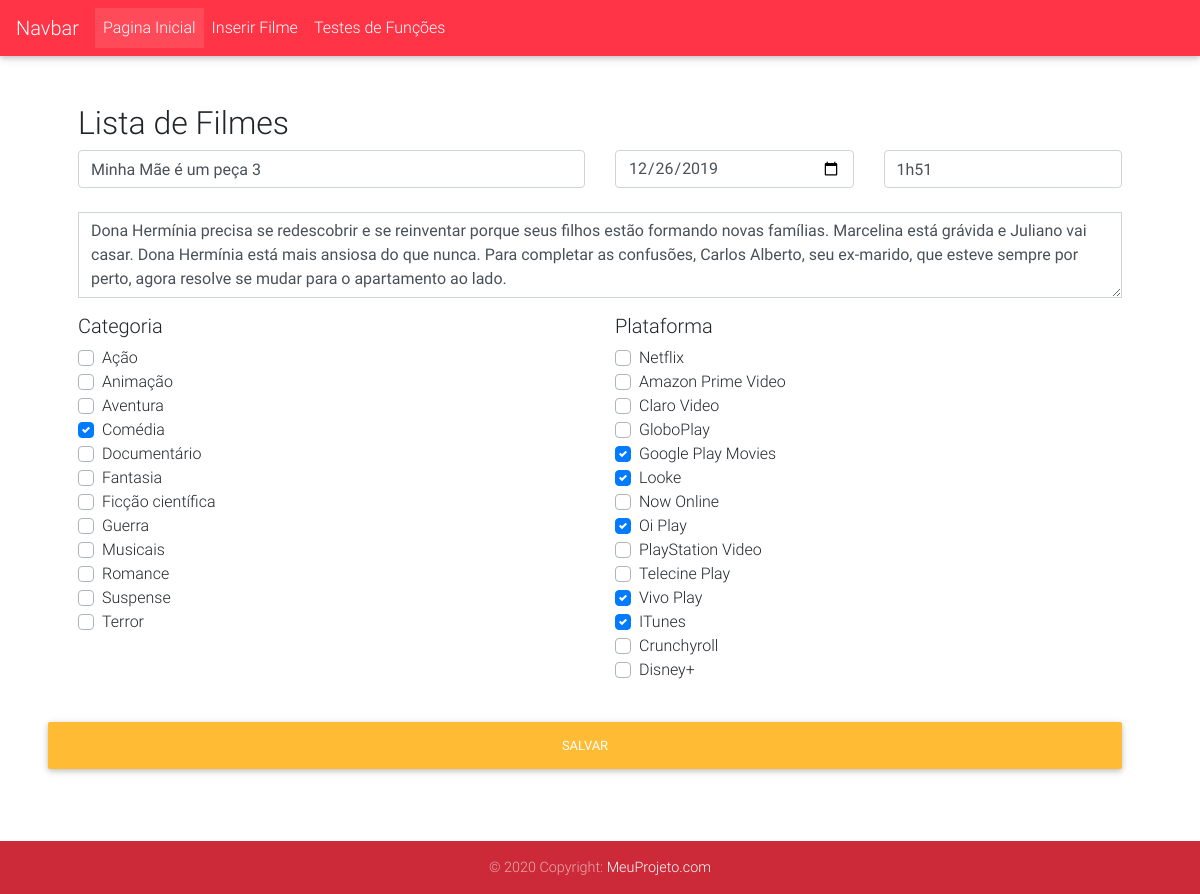
The app's page /Home/insere_filme/10 with its own data.
### tables this page shows
CREATE TABLE `filme` (
  `id` int(11) NOT NULL,
  `titulo` varchar(150) NOT NULL,
  `ano_lancamento` date NOT NULL,
  `duracao` varchar(50) NOT NULL,
  `sinopse` longtext NOT NULL
);

CREATE TABLE `categoria_filme` (
  `id` int(11) NOT NULL,
  `id_filme` int(11) NOT NULL,
  `categoria` int(11) NOT NULL
);

CREATE TABLE `plataforma_filme` (
  `id` int(11) NOT NULL,
  `id_filme` int(11) NOT NULL,
  `plataforma` int(11) NOT NULL
);

### application/controllers/Home.php (called while the page is built, shortened)
<?php
class Home extends CI_Controller{
    function __construct()
    {
        $this->load->model("Home_Model", "m_home");
    }
    public function insere_filme($id = null)
    {
        $data["erro"] = $this->m_home->insere_filme();
        if($id != null)
            $data["filme"] = $this->m_home->get_filmes($id)[0];
        $data["categoria"] = $this->m_home->get_categoria();
        $data["plataforma"] = $this->m_home->get_plataformas();
        $this->load->view("template/header", $data, false);
        $this->load->view("home/form_insere", $data, false);
        $this->load->view("template/footer", $data, false);
    }
}

### index.php (called while the page is built, shortened)
<?php
require_once BASEPATH.'core/CodeIgniter.php';

### application/models/Home_model.php (called while the page is built, shortened)
<?php
class Home_Model extends CI_Model{
    public function get_filmes($id = null)
    {
        if($id != null)
            $this->db->where("id = $id");
        $query = $this->db->get("filme")->result();
        if($query)
        {
            foreach($query as $item)
            {
                $item->categoria = $this->db->get_where("categoria_filme", "id_filme = $item->id")->result();
                $item->plataforma = $this->db->get_where("plataforma_filme", "id_filme = $item->id")->result();
            }
        }
        else
        {
            return array();
        }
        return $query;
    }
    public function get_categoria($id = null)
    {
        $categoria = array();
        $categoria[] = array("id"=> 1, "nome" => "Ação");
        $categoria[] = array("id"=> 2, "nome" => "Animação");
        $categoria[] = array("id"=> 3, "nome" => "Aventura");
        $categoria[] = array("id"=> 4, "nome" => "Comédia");
        $categoria[] = array("id"=> 5, "nome" => "Documentário");
        $categoria[] = array("id"=> 6, "nome" => "Fantasia");
        $categoria[] = array("id"=> 7, "nome" => "Ficção científica");
        $categoria[] = array("id"=> 8, "nome" => "Guerra");
        $categoria[] = array("id"=> 9, "nome" => "Musicais");
        $categoria[] = array("id"=> 10, "nome" => "Romance");
        $categoria[] = array("id"=> 11, "nome" => "Suspense");
        $categoria[] = array("id"=> 12, "nome" => "Terror");
        if($id != null)
        {
            return $categoria[$id-1];
        }
        return $categoria;
    }
    public function get_plataformas($id = null)
    {
        $plataforma = array();
        $plataforma[] = array("id"=> 1, "nome" => "Netflix");
        $plataforma[] = array("id"=> 2, "nome" => "Amazon Prime Video");
        $plataforma[] = array("id"=> 3, "nome" => "Claro Video");
        $plataforma[] = array("id"=> 4, "nome" => "GloboPlay");
        $plataforma[] = array("id"=> 5, "nome" => "Google Play Movies");
        $plataforma[] = array("id"=> 6, "nome" => "Looke");
        $plataforma[] = array("id"=> 7, "nome" => "Now Online");
        $plataforma[] = array("id"=> 8, "nome" => "Oi Play");
        $plataforma[] = array("id"=> 9, "nome" => "PlayStation Video");
        $plataforma[] = array("id"=> 10, "nome" => "Telecine Play");
        $plataforma[] = array("id"=> 11, "nome" => "Vivo Play");
        $plataforma[] = array("id"=> 12, "nome" => "ITunes");
        $plataforma[] = array("id"=> 13, "nome" => "Crunchyroll");
        $plataforma[] = array("id"=> 14, "nome" => "Disney+");
        if($id != null)
        {
            return $plataforma[$id-1];
        }
        return $plataforma;
    }
    public function insere_filme()
    {
        if(sizeof($_POST) == 0) return;
        $rst = (object)array("result" => false, "msg" => "", "tipo" => 0);
        $data = (object)$this->input->post();
        $this->db->set("titulo", $data->titulo);
        $this->db->set("ano_lancamento", $data->ano_lancamento);
        $this->db->set("duracao", $data->duracao);
        $this->db->set("sinopse", $data->sinopse);
        return $rst;
    }
}

### application/views/home/form_insere.php (the view, shortened to what this page needs)
<div class="container p-5">
    <h2>Lista de Filmes</h2>
    <form method="post" action="#">
        <div class="row">
            <div class="col-md-6 col-sm-6 col-xs-12">
                <input type="text" id="titulo" name="titulo" value="<?= isset($filme) ? $filme->titulo : "" ?>" class="form-control mb-4" placeholder="Titulo">
            </div>
            <div class="col-md-3 col-sm-3 col-xs-12">
                <input type="date" id="ano_lancamento" value="<?= isset($filme) ? $filme->ano_lancamento : "" ?>" name="ano_lancamento" class="form-control mb-4" placeholder="Data de Lançamento">
            </div>
            <div class="col-md-3 col-sm-3 col-xs-12">
                <input type="text" id="duracao" value="<?= isset($filme) ? $filme->duracao : "" ?>" name="duracao" class="form-control mb-4" placeholder="Duração do Filme">
            </div>
            <div class="col-md-12 col-sm-12 col-xs-12">
                <textarea class="form-control rounded-0" id="sinopse" rows="3" name="sinopse" placeholder="Sinopse"><?= isset($filme) ? $filme->sinopse : ""  ?></textarea>
            </div>
        </div>
        <div class="row mt-3">
            <div class="col-md-6 col-sm-6 col-xs-12">
                <h5>Categoria</h5>
                <?php foreach($categoria as $item): ?>
                    <?php if(isset($filme)): ?>
                        <?php foreach($filme->categoria as $value): ?>
                            <?php $item["verif"] = 0; ?>
                            <?php if($value->categoria == $item["id"]): ?>
                                <?php $item["verif"] = 1; ?>
                                <div class="custom-control custom-checkbox">
                                    <label class="custom-control-label" for="categoria<?= $item["id"] ?>"><?= $item["nome"] ?></label>
                                </div>
                                <?php break; ?>
                            <?php endif; ?>
                        <?php endforeach; ?>
                        <?php if($item["verif"] == 0): ?>
                            <div class="custom-control custom-checkbox">
                                <label class="custom-control-label" for="categoria<?= $item["id"] ?>"><?= $item["nome"] ?></label>
                            </div>
                        <?php endif; ?>
                    <?php endif; ?>
                <?php endforeach; ?>
            </div>
            <div class="col-md-6 col-sm-6 col-xs-12">
                <h5>Plataforma</h5>
                <?php foreach($plataforma as $item): ?>
                    <?php if(isset($filme)): ?>
                        <?php foreach($filme->plataforma as $value): ?>
                            <?php $item["verif"] = 0; ?>
                            <?php if($value->plataforma == $item["id"]): ?>
                                <?php $item["verif"] = 1; ?>
                                <div class="custom-control custom-checkbox">
                                    <label class="custom-control-label" for="plataforma<?= $item["id"] ?>"><?= $item["nome"] ?></label>
                                </div>
                                <?php break; ?>
                            <?php endif; ?>
                        <?php endforeach; ?>
                        <?php if($item["verif"] == 0): ?>
                            <div class="custom-control custom-checkbox">
                                <label class="custom-control-label" for="plataforma<?= $item["id"] ?>"><?= $item["nome"] ?></label>
                            </div>
                        <?php endif; ?>
                    <?php endif; ?>
                <?php endforeach; ?>
            </div>
        </div>
        <div class="row mt-3">
            <button class="btn btn-warning btn-block my-4" type="submit">Salvar</button>
        </div>
    </form>
</div>

### records on screen
filme: titulo "Minha Mãe é um peça 3", ano_lancamento "12/26/2019", duracao "1h51", sinopse "Dona Hermínia precisa se redescobrir e se reinventar porque seus filhos estão formando novas famílias. Marcelina está grávida e Juliano vai casar. Dona Hermínia está mais ansiosa do que nunca. Para completar as confusões, Carlos Alberto, seu ex-marido, que esteve sempre por perto, agora resolve se mudar para o apartamento ao lado."
categoria_filme: nome "Comédia"
plataforma_filme: nome "Google Play Movies"
plataforma_filme: nome "Looke"
plataforma_filme: nome "Oi Play"
plataforma_filme: nome "Vivo Play"
plataforma_filme: nome "ITunes"

### other values on screen
$item["nome"] "Ação"
$item["nome"] "Animação"
$item["nome"] "Aventura"
$item["nome"] "Documentário"
$item["nome"] "Fantasia"
$item["nome"] "Ficção científica"
$item["nome"] "Guerra"
$item["nome"] "Musicais"
$item["nome"] "Romance"
$item["nome"] "Suspense"
$item["nome"] "Terror"
$item["nome"] "Netflix"
$item["nome"] "Amazon Prime Video"
$item["nome"] "Claro Video"
$item["nome"] "GloboPlay"
